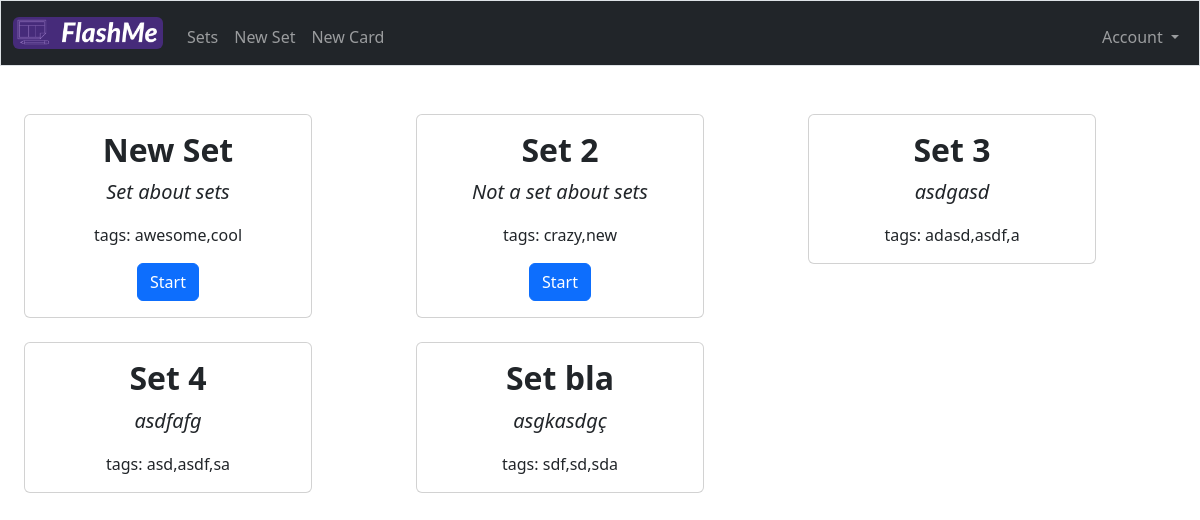
Before: /list_sets (signed in) with the older database file.
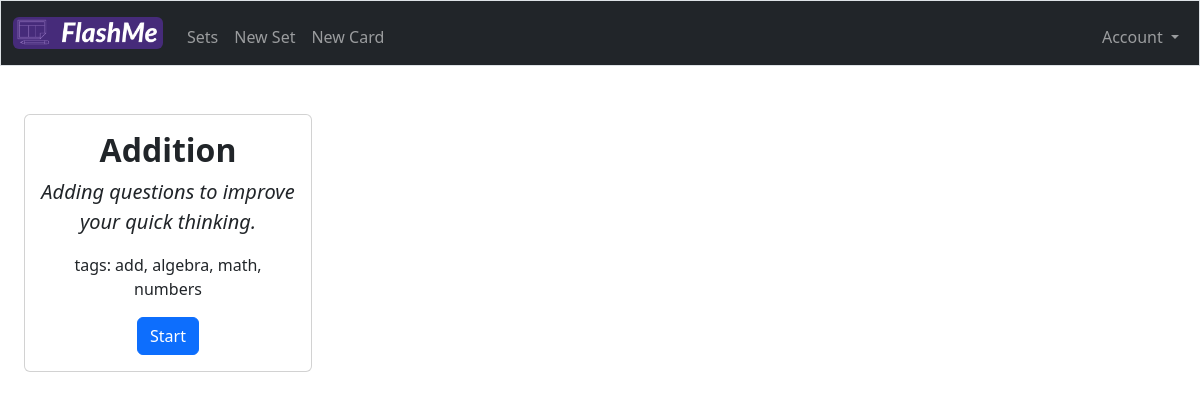
After: the same page with the newer database file.
### tables this page shows
CREATE TABLE sets (
    id INTEGER PRIMARY KEY AUTOINCREMENT NOT NULL,
    username_id INTEGER NOT NULL,
    name TEXT NOT NULL,
    description TEXT,
    tags TEXT, total_cards INTEGER NOT NULL DEFAULT 0,
    FOREIGN KEY (username_id) REFERENCES users(id)
);

### app.py (the view)
@app.route("/list_sets", methods=["GET", "POST"])
@login_required
def list_sets():
    if request.method == "POST":
        requestData = request.get_json()
        rows = db.execute("SELECT id FROM sets WHERE name=?", requestData['setName'])
        if len(rows) > 0:
            setId = rows[0]['id']
            cards = db.execute("SELECT * FROM cards WHERE set_id=?", setId)
            if len(cards) > 0:
                return cards, 200
            else:
                resp = [{
                    "message" : "There are no cards for this set yet."
                }]
                return resp, 400
        else:
            return redirect("/")
    else:
        sets = db.execute("SELECT * FROM sets WHERE username_id=?", session["user_id"])
        if len(sets) > 0:
            return render_template("list_sets.html", sets=sets)
        return render_template("list_sets.html")

### app.py (called while the page is built)
@app.after_request
def after_request(response):
    response.headers["Cache-Control"] = "no-cache, no-store, must-revalidate"
    response.headers["Expires"] = 0
    response.headers["Pragma"] = "no-cache"
    return response

### helpers.py (called while the page is built)
def login_required(f):
    @wraps(f)
    def decorated_function(*args, **kwargs):
        if session.get("user_id") is None:
            return redirect("/login")
        return f(*args, **kwargs)
    return decorated_function

### lib/sql.py (called while the page is built, shortened)
def _enable_logging(f):
    import logging
    import functools
    import os
    @functools.wraps(f)
    def decorator(*args, **kwargs):
        try:
            import flask
        except ModuleNotFoundError:
            return f(*args, **kwargs)
        disabled = logging.getLogger("cs50").disabled
        if flask.current_app and os.getenv("FLASK_ENV") == "development":
            logging.getLogger("cs50").disabled = False
        try:
            return f(*args, **kwargs)
        finally:
            logging.getLogger("cs50").disabled = disabled
    return decorator

def _parse_placeholder(token):
    import re
    import sqlparse
    if not isinstance(token, sqlparse.sql.Token) or token.ttype != sqlparse.tokens.Name.Placeholder:
        raise TypeError()
    if token.value == "?":
        return "qmark", None

    def _disconnect(self):
        if hasattr(_data, self._name()):
            getattr(_data, self._name()).close()
            delattr(_data, self._name())

    def _name(self):
        return str(hash(self))

        def connect(dbapi_connection, connection_record):
            try:
                if type(dbapi_connection) is sqlite3.Connection:  # If back end is sqlite
                    cursor = dbapi_connection.cursor()
                    cursor.execute("PRAGMA foreign_keys=ON")
                    cursor.close()
            except:
                pass

### templates/list_sets.html (shortened to what this page needs)
{% extends "layout.html" %}
{% block head %}
{{super()}}
{% endblock %}
{% block main %}
<div class="justify-content-center">
  <div class="row row-cols-1 row-cols-md-3 g-4 mx-auto">
    {% for set in sets %}
    <div class="col">
      <div class="card" style="width: 18rem;">
        <div class="card-body">
          <h5 class="card-title fs-2 fw-bold" id="setName">{{set["name"]}}</h5>
          <p class="card-text fst-italic fs-5 fw-normal">{{set["description"]}}</p>
          <p class="card-text fs-6 fw-lighter">tags: {{set["tags"]}}</p>
          {% if set["total_cards"] > 0 %}
          <button type="button" class="btn btn-primary" data-bs-toggle="modal" data-bs-target="#exampleModal"
            data-bs-setName='{{set["name"]}}' id='modalButton{{set["id"]}}'>
            Start
          </button>
          {% endif %}
        </div>
      </div>
    </div>
    {% endfor %}
  </div>
</div>
{% endblock %}

### templates/layout.html (shortened to what this page needs)
<!doctype html>
<html lang="en">
  <head>
    {% block head %}
    <link href="https://cdn.jsdelivr.net/npm/bootstrap@5.2.3/dist/css/bootstrap.min.css" rel="stylesheet">
    {% endblock %}
    </head>
  <body>
    <nav class="bg-dark border navbar navbar-expand-md navbar-dark">
        <div class="container-fluid">
            <a class="navbar-brand" href="/">
                <img src="../static/logo.png" class="img-fluid rounded" alt="" width="150">
            </a>
            <div class="collapse navbar-collapse" id="navbar">
                {% if session["user_id"] %}
                    <ul class="navbar-nav me-auto mt-2">
                        <li class="nav-item"><a class="nav-link" href="/list_sets">Sets</a></li>
                        <li class="nav-item"><a class="nav-link" href="/new_set">New Set</a></li>
                        <li class="nav-item"><a class="nav-link" href="/new_card">New Card</a></li>
                    </ul>
                    <ul class="navbar-nav ms-auto mt-2">
                        <li class="nav-item dropdown">
                            <a class="nav-link dropdown-toggle" href="#" id="navbarDropdown" role="button" data-bs-toggle="dropdown" aria-expanded="false">
                                Account
                            </a>
                          </li>
                    </ul>
                {% else %}
                    <ul class="navbar-nav ms-auto mt-2">
                        <li class="nav-item"><a class="nav-link" href="/register">Register</a></li>
                        <li class="nav-item"><a class="nav-link" href="/login">Log In</a></li>
                    </ul>
                {% endif %}
            </div>
        </div>
    </nav>
    <main class="container-fluid py-5 text-center">
        {% block main %}{% endblock %}
    </main>
  </body>
</html>

Changed rows visible on the page:
removed sets: name "New Set", description "Set about sets", tags "awesome,cool"
removed sets: name "Set 2", description "Not a set about sets", tags "crazy,new"
removed sets: name "Set 3", description "asdgasd", tags "adasd,asdf,a"
removed sets: name "Set 4", description "asdfafg", tags "asd,asdf,sa"
removed sets: name "Set bla", description "asgkasdgç", tags "sdf,sd,sda"
added sets: name "Addition", description "Adding questions to improve your quick thinking.", tags "add, algebra, math, numbers"
